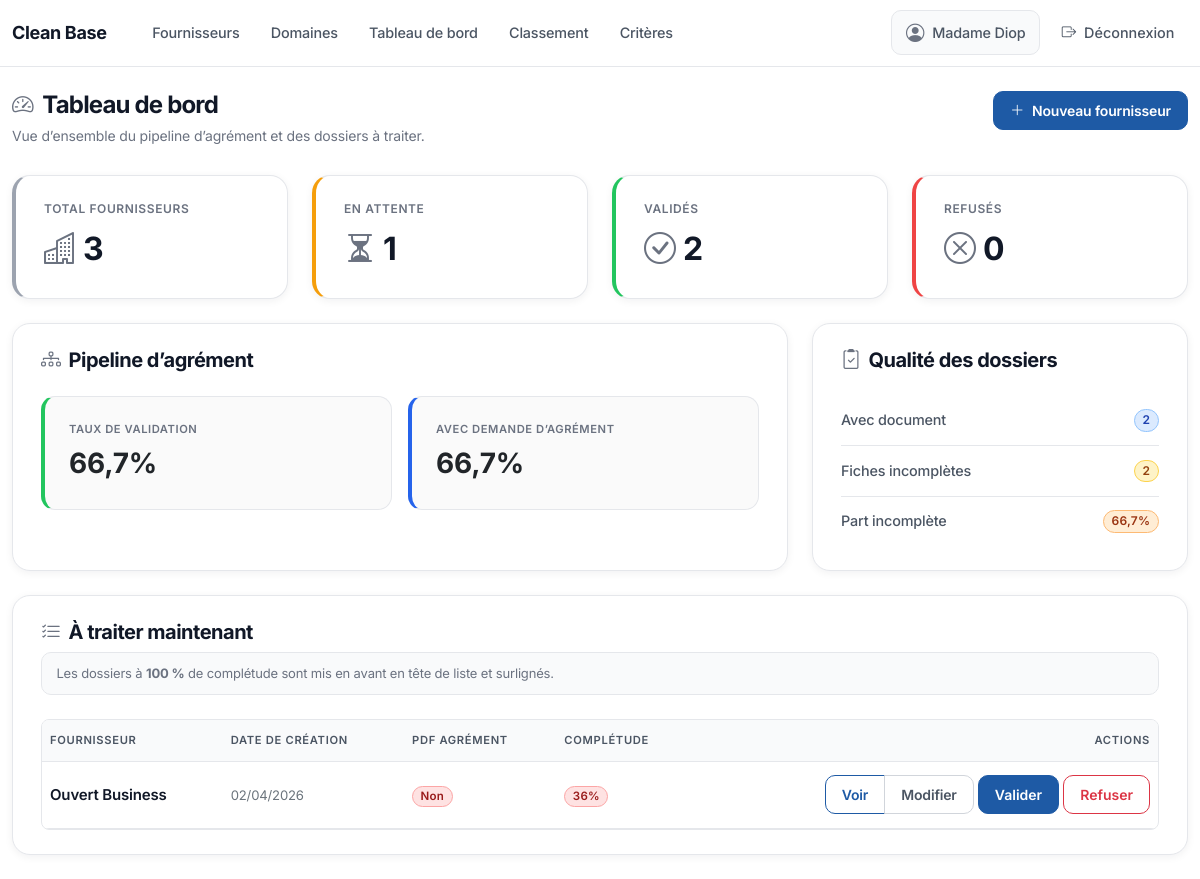
The app's page / (signed in) with its own data.
### fournisseurs/models.py (models this page shows, shortened)
class Fournisseur(models.Model):
    class Statut(models.TextChoices):
        EN_ATTENTE = "en_attente", "En attente"
        VALIDE = "valide", "Validé"
        REFUSE = "refuse", "Refusé"
    raison_sociale = models.CharField(max_length=255, db_index=True)
    domaines = models.ManyToManyField(DomaineActivite, related_name="fournisseurs", blank=True)
    created_by = models.ForeignKey(
        "auth.User",
        null=True,
        blank=True,
        on_delete=models.SET_NULL,
        related_name="fournisseurs_crees",
    )
    contact = models.CharField(max_length=255, blank=True)
    fonction = models.CharField(max_length=255, blank=True)
    telephone = models.CharField(max_length=50, blank=True)
    adresse = models.TextField(blank=True)
    email = models.CharField(max_length=254, blank=True, db_index=True)
    modalites_paiement = models.CharField(max_length=255, blank=True)
    ninea = models.CharField(max_length=100, blank=True)
    rc = models.CharField(max_length=100, blank=True)
    demande_agrement = models.FileField(upload_to="agrements/", blank=True, null=True)
    statut = models.CharField(max_length=20, choices=Statut.choices, default=Statut.EN_ATTENTE, db_index=True)
    date_creation = models.DateTimeField(auto_now_add=True)
    class Meta:
        verbose_name = "Fournisseur"
        verbose_name_plural = "Fournisseurs"
        ordering = ["-date_creation"]
        indexes = [
            models.Index(fields=["raison_sociale"]),
            models.Index(fields=["statut"]),
            models.Index(fields=["email"]),
        ]

### fournisseurs/views.py (the view)
# urls.py: path("", DashboardView.as_view(), name="dashboard"),
class DashboardView(LoginRequiredMixin, TemplateView):
    template_name = "fournisseurs/dashboard.html"
    def get_context_data(self, **kwargs):
        context = super().get_context_data(**kwargs)
        total = Fournisseur.objects.count()
        en_attente = Fournisseur.objects.filter(statut=Fournisseur.Statut.EN_ATTENTE).count()
        valide = Fournisseur.objects.filter(statut=Fournisseur.Statut.VALIDE).count()
        refuse = Fournisseur.objects.filter(statut=Fournisseur.Statut.REFUSE).count()
        with_document = Fournisseur.objects.exclude(
            Q(demande_agrement__isnull=True) | Q(demande_agrement="")
        ).count()
        incomplets = (
            Fournisseur.objects.annotate(ndomaines=Count("domaines", distinct=True))
            .annotate(filled_sum=_fournisseur_filled_sum_expr())
            .filter(filled_sum__lt=TOTAL_COMPLETION_FIELDS)
            .count()
        )
        validation_rate = round((valide / total) * 100, 1) if total else 0
        document_rate = round((with_document / total) * 100, 1) if total else 0
        incomplete_rate = round((incomplets / total) * 100, 1) if total else 0
        has_pdf = Case(
            When(Q(demande_agrement__isnull=True) | Q(demande_agrement=""), then=Value(0)),
            default=Value(1),
            output_field=IntegerField(),
        )
        to_process = (
            Fournisseur.objects.filter(statut=Fournisseur.Statut.EN_ATTENTE)
            .select_related("created_by")
            .annotate(ndomaines=Count("domaines", distinct=True))
            .annotate(filled_sum=_fournisseur_filled_sum_expr())
            .annotate(completeness=_fournisseur_completeness_percent_expr())
            .annotate(has_pdf=has_pdf)
            .order_by(
                Case(
                    When(Q(has_pdf=1) & Q(filled_sum=TOTAL_COMPLETION_FIELDS), then=Value(1)),
                    When(has_pdf=1, then=Value(2)),
                    default=Value(3),
                    output_field=IntegerField(),
                ),
                "date_creation",
            )[:20]
        )
        context["stats"] = {
            "total": total,
            "en_attente": en_attente,
            "valide": valide,
            "refuse": refuse,
            "validation_rate": validation_rate,
            "document_rate": document_rate,
            "incomplete_rate": incomplete_rate,
        }
        context["quality"] = {
            "with_document": with_document,
            "incomplete": incomplets,
        }
        context["to_process"] = to_process
        return context

### fournisseurs/views.py (called while the page is built)
def _fournisseur_completeness_percent_expr():
    return Cast(
        Round(F("filled_sum") * 100.0 / Value(float(TOTAL_COMPLETION_FIELDS)), 0),
        IntegerField(),
    )

### fournisseurs/templates/fournisseurs/dashboard.html (shortened to what this page needs)
{% extends "base.html" %}
{% block content %}
  <header class="saas-page-header">
    <div>
      <h1 class="saas-page-title">
        <i class="bi bi-speedometer2" aria-hidden="true"></i>
        <span>Tableau de bord</span>
      </h1>
      <p class="saas-page-sub">Vue d’ensemble du pipeline d’agrément et des dossiers à traiter.</p>
    </div>
    <a class="btn btn-primary d-inline-flex align-items-center gap-2 px-3" href="{% url 'fournisseurs:fournisseur_create' %}">
      <i class="bi bi-plus-lg"></i>
      <span>Nouveau fournisseur</span>
    </a>
  </header>
  <div class="row g-4">
    <div class="col-md-6 col-xl-3">
      <a href="{% url 'fournisseurs:fournisseurs_list' %}" class="card metric-card metric-card--kpi-total h-100 dashboard-metric-link">
        <div class="card-body saas-card-body-pad">
          <div class="metric-label">Total fournisseurs</div>
          <div class="fs-2 fw-bold metric-value d-inline-flex align-items-center gap-2">
            <i class="bi bi-buildings"></i>
            <span>{{ stats.total }}</span>
          </div>
        </div>
      </a>
    </div>
    <div class="col-md-6 col-xl-3">
      <a href="{% url 'fournisseurs:fournisseurs_list' %}?statut=en_attente" class="card metric-card metric-card--kpi-attente h-100 dashboard-metric-link">
        <div class="card-body saas-card-body-pad">
          <div class="metric-label">En attente</div>
          <div class="fs-2 fw-bold metric-value d-inline-flex align-items-center gap-2">
            <i class="bi bi-hourglass-split"></i>
            <span>{{ stats.en_attente }}</span>
          </div>
        </div>
      </a>
    </div>
    <div class="col-md-6 col-xl-3">
      <a href="{% url 'fournisseurs:fournisseurs_list' %}?statut=valide" class="card metric-card metric-card--kpi-valide h-100 dashboard-metric-link">
        <div class="card-body saas-card-body-pad">
          <div class="metric-label">Validés</div>
          <div class="fs-2 fw-bold metric-value d-inline-flex align-items-center gap-2">
            <i class="bi bi-check-circle"></i>
            <span>{{ stats.valide }}</span>
          </div>
        </div>
      </a>
    </div>
    <div class="col-md-6 col-xl-3">
      <a href="{% url 'fournisseurs:fournisseurs_list' %}?statut=refuse" class="card metric-card metric-card--kpi-refuse h-100 dashboard-metric-link">
        <div class="card-body saas-card-body-pad">
          <div class="metric-label">Refusés</div>
          <div class="fs-2 fw-bold metric-value d-inline-flex align-items-center gap-2">
            <i class="bi bi-x-circle"></i>
            <span>{{ stats.refuse }}</span>
          </div>
        </div>
      </a>
    </div>
  </div>
  <div class="row g-4 mt-0">
    <div class="col-lg-8">
      <div class="card h-100">
        <div class="card-body saas-card-body-pad">
          <h2 class="h5 section-title mb-4 d-inline-flex align-items-center gap-2">
            <i class="bi bi-diagram-3"></i>
            <a href="{% url 'fournisseurs:fournisseurs_list' %}?statut=en_attente" class="text-decoration-none text-reset">Pipeline d’agrément</a>
          </h2>
          <div class="row g-3">
            <div class="col-md-6">
              <a href="{% url 'fournisseurs:fournisseurs_list' %}?statut=valide" class="p-4 d-block text-decoration-none text-body dashboard-subtile-link dashboard-subtile--validation">
                <div class="small text-muted">Taux de validation</div>
                <div class="fs-3 fw-bold mt-1">{{ stats.validation_rate }}%</div>
              </a>
            </div>
            <div class="col-md-6">
              <a href="{% url 'fournisseurs:fournisseurs_list' %}?doc=1" class="p-4 d-block text-decoration-none text-body dashboard-subtile-link dashboard-subtile--document">
                <div class="small text-muted">Avec demande d’agrément</div>
                <div class="fs-3 fw-bold mt-1">{{ stats.document_rate }}%</div>
              </a>
            </div>
          </div>
        </div>
      </div>
    </div>
    <div class="col-lg-4">
      <div class="card h-100">
        <div class="card-body saas-card-body-pad">
          <h2 class="h5 section-title mb-4 d-inline-flex align-items-center gap-2">
            <i class="bi bi-clipboard2-check"></i>
            <a href="{% url 'fournisseurs:fournisseurs_list' %}?incomplet=1" class="text-decoration-none text-reset">Qualité des dossiers</a>
          </h2>
          <div class="list-group list-group-flush saas-quality-list">
            <a href="{% url 'fournisseurs:fournisseurs_list' %}?doc=1" class="list-group-item list-group-item-action d-flex justify-content-between align-items-center px-0 border-start-0 border-end-0 rounded-0">
              <span>Avec document</span>
              <span class="badge rounded-pill badge-qualite-compte-doc">{{ quality.with_document }}</span>
            </a>
            <a href="{% url 'fournisseurs:fournisseurs_list' %}?incomplet=1" class="list-group-item list-group-item-action d-flex justify-content-between align-items-center px-0 border-start-0 border-end-0 rounded-0">
              <span>Fiches incomplètes</span>
              <span class="badge rounded-pill badge-qualite-compte-incomplet">{{ quality.incomplete }}</span>
            </a>
            <a href="{% url 'fournisseurs:fournisseurs_list' %}?incomplet=1" class="list-group-item list-group-item-action d-flex justify-content-between align-items-center px-0 border-start-0 border-end-0 border-bottom-0 rounded-0">
              <span>Part incomplète</span>
              <span class="badge rounded-pill badge-qualite-taux-incomplet">{{ stats.incomplete_rate }}%</span>
            </a>
          </div>
        </div>
      </div>
    </div>
  </div>
  <div class="card mt-4">
    <div class="card-body saas-card-body-pad">
      <h2 class="h5 section-title mb-2 d-inline-flex align-items-center gap-2">
        <i class="bi bi-list-check"></i>
        <a href="{% url 'fournisseurs:fournisseurs_list' %}?statut=en_attente" class="text-decoration-none text-reset">À traiter maintenant</a>
      </h2>
      <p class="saas-hint mb-4">
        Les dossiers à <strong>100&nbsp;%</strong> de complétude sont mis en avant en tête de liste et surlignés.
      </p>
      <div class="table-responsive rounded-3 border" style="border-color: var(--saas-border) !important;">
        <table class="table align-middle mb-0">
          <thead>
            <tr>
              <th>Fournisseur</th>
              <th>Date de création</th>
              <th>PDF agrément</th>
              <th>Complétude</th>
              <th class="text-end">Actions</th>
            </tr>
          </thead>
          <tbody>
            {% for f in to_process %}
              <tr class="{% if f.completeness == 100 %}dashboard-row-complete{% endif %}">
                <td>
                  <a href="{% url 'fournisseurs:fournisseur_detail' f.pk %}" class="fw-semibold text-decoration-none" style="color: var(--saas-text);">{{ f.raison_sociale }}</a>
                </td>
                <td class="text-secondary small">{{ f.date_creation|date:"d/m/Y" }}</td>
                <td>
                  {% if f.has_pdf %}
                    <span class="badge rounded-pill badge-qualite-doc-oui">Oui</span>
                  {% else %}
                    <span class="badge rounded-pill badge-qualite-doc-non">Non</span>
                  {% endif %}
                </td>
                <td>
                  <span class="badge rounded-pill {% if f.completeness == 100 %}badge-qualite-complet-ok{% elif f.completeness >= 50 %}badge-qualite-complet-moyen{% else %}badge-qualite-complet-faible{% endif %}">{{ f.completeness }}%</span>
                </td>
                <td class="text-end">
                  <div class="btn-group btn-group-sm" role="group">
                    <a class="btn btn-outline-primary" href="{% url 'fournisseurs:fournisseur_detail' f.pk %}">Voir</a>
                    <a class="btn btn-outline-secondary" href="{% url 'fournisseurs:fournisseur_update' f.pk %}">Modifier</a>
                  </div>
                  <form method="post" action="{% url 'fournisseurs:fournisseur_quick_status_update' f.pk %}" class="d-inline">
                    <button type="submit" class="btn btn-sm btn-success">Valider</button>
                  </form>
                  <form method="post" action="{% url 'fournisseurs:fournisseur_quick_status_update' f.pk %}" class="d-inline">
                    <button type="submit" class="btn btn-sm btn-outline-danger">Refuser</button>
                  </form>
                </td>
              </tr>
            {% empty %}
              <tr>
                <td colspan="5" class="text-muted py-4 text-center">Aucun dossier en attente pour le moment.</td>
              </tr>
            {% endfor %}
          </tbody>
        </table>
      </div>
    </div>
  </div>
{% endblock %}

### templates/base.html (shortened to what this page needs)
<!doctype html>
{% load static %}
<html lang="fr">
  <head>
    <link
      href="https://cdn.jsdelivr.net/npm/bootstrap@5.3.3/dist/css/bootstrap.min.css"
      rel="stylesheet"
    />
    <link
      rel="stylesheet"
      href="https://cdn.jsdelivr.net/npm/bootstrap-icons@1.11.3/font/bootstrap-icons.min.css"
    />
  </head>
  <body class="saas-body {% block body_class %}{% endblock %}">
    <nav class="navbar navbar-expand-lg navbar-light app-navbar">
      <div class="container">
        <a class="navbar-brand saas-brand" href="{% url 'fournisseurs:dashboard' %}">Clean Base</a>
        <div class="collapse navbar-collapse" id="nav">
          <ul class="navbar-nav me-auto ms-lg-3 gap-lg-1">
            {% if user.is_authenticated %}
              <li class="nav-item">
                <a class="nav-link" href="{% url 'fournisseurs:fournisseurs_list' %}">Fournisseurs</a>
              </li>
              <li class="nav-item">
                <a class="nav-link" href="{% url 'fournisseurs:domaines_list' %}">Domaines</a>
              </li>
              <li class="nav-item">
                <a class="nav-link" href="{% url 'fournisseurs:dashboard' %}">Tableau de bord</a>
              </li>
              <li class="nav-item">
                <a class="nav-link" href="{% url 'fournisseurs:fournisseurs_classement' %}">Classement</a>
              </li>
              <li class="nav-item">
                <a class="nav-link" href="{% url 'fournisseurs:criteres_evaluation_manage' %}">Critères</a>
              </li>
            {% endif %}
          </ul>
          <ul class="navbar-nav align-items-lg-center gap-1">
            {% if user.is_authenticated %}
              <li class="nav-item">
                <span class="nav-link saas-nav-user d-inline-flex align-items-center gap-2">
                  <i class="bi bi-person-circle"></i>
                  <span>{% firstof user.get_full_name user.username %}</span>
                </span>
              </li>
              <li class="nav-item">
                <form method="post" action="{% url 'logout' %}" class="d-inline-flex align-items-center m-0">
                  <button type="submit" class="nav-link bg-transparent border-0 d-inline-flex align-items-center gap-2">
                    <i class="bi bi-box-arrow-right"></i>
                    <span>Déconnexion</span>
                  </button>
                </form>
              </li>
            {% endif %}
          </ul>
        </div>
      </div>
    </nav>
    <main class="container app-shell py-4">
      {% block content %}{% endblock %}
    </main>
  </body>
</html>

### records on screen
Fournisseur: raison_sociale "Ouvert Business", date_creation "02/04/2026", shows "Non", completeness "36"

### other values on screen
{{ stats.total }} "3"
{{ stats.en_attente }} "1"
{{ stats.valide }} "2"
{{ stats.refuse }} "0"
{{ stats.validation_rate }} "66,7"
{{ stats.document_rate }} "66,7"
{{ quality.with_document }} "2"
{{ quality.incomplete }} "2"
{{ stats.incomplete_rate }} "66,7"
